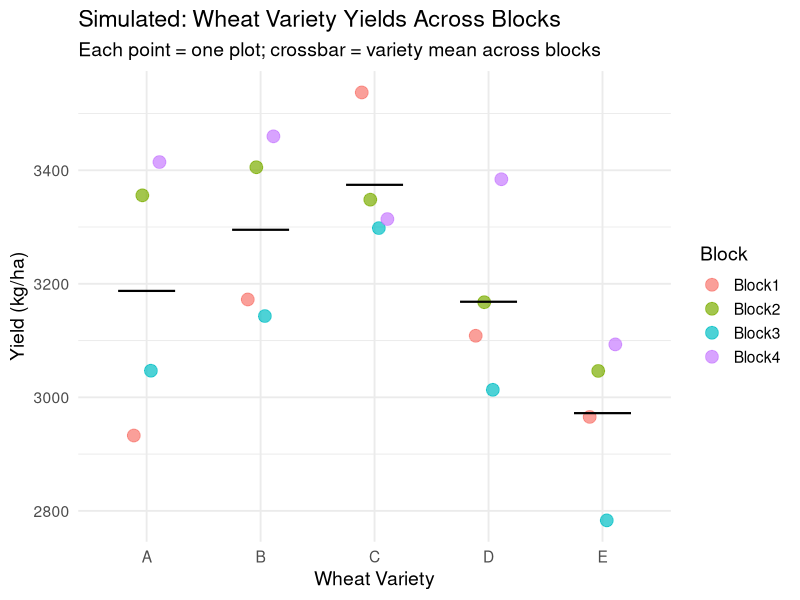

Reproduce this figure in R.
## ---- chunk 1
library(tidyverse) #calling tidyverse 

set.seed(123) #setting seed for reproducibility 

# Define experimental structure
varieties <- c("A", "B", "C", "D", "E")
blocks <- c("Block1", "Block2", "Block3", "Block4") #this is setting up the simulated data (verieties and blocks) 

# Define the truth
baseline_yield <- 3000  # kg/ha for variety A in block 1

variety_effects <- c(
  A = 0,
  B = 200,
  C = 350,
  D = 100,
  E = -50
)  #how variety effects yield 

block_effects <- c(
  Block1 = 0,
  Block2 = 150,
  Block3 = -100,
  Block4 = 200
)
  #random effects of blocks 
noise_sd <- 120

# Create all combinations of variety and block (full factorial design)
wheat_data <- expand.grid(
  variety = varieties,
  block = blocks
) #simulate the random block design 

# Add true yield based on variety and block effects
wheat_data <- wheat_data %>% #making the data frame 
  mutate(
    variety_effect = variety_effects[variety],
    block_effect = block_effects[block],
    true_yield = baseline_yield + variety_effect + block_effect,
    yield = true_yield + rnorm(n(), mean = 0, sd = noise_sd)
  )

# Look at the data
head(wheat_data)
summary(wheat_data)

# Visualize
ggplot(wheat_data, aes(x = variety, y = yield, color = block)) +
  geom_point(size = 4, alpha = 0.7, position = position_dodge(width = 0.3)) +
  stat_summary(fun = mean, geom = "crossbar", width = 0.5, 
               color = "black", size = 0.3) +
  labs(
    title = "Simulated: Wheat Variety Yields Across Blocks",
    subtitle = "Each point = one plot; crossbar = variety mean across blocks",
    x = "Wheat Variety",
    y = "Yield (kg/ha)",
    color = "Block"
  ) +
  theme_minimal(base_size = 14) #plotting the data to show how variety effects yield 
## ---- chunk 2
model1 <- aov(yield ~ variety, data=wheat_data)

summary(model1)
